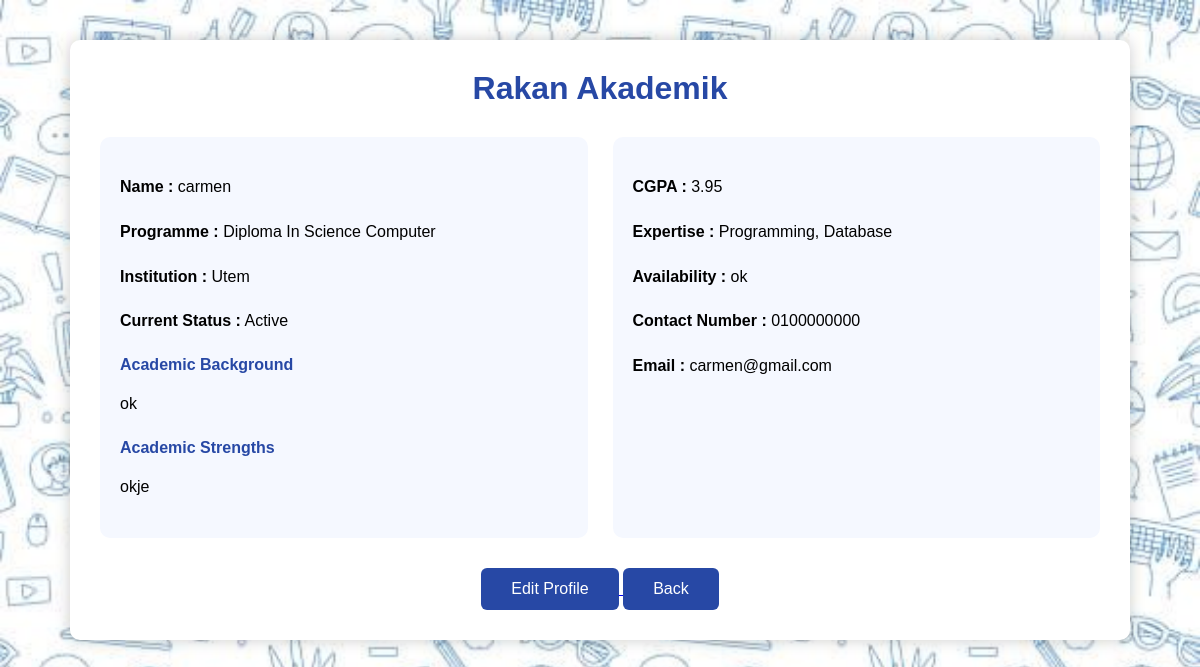
Screenshot of /rakan_view.php (signed in) with the database file from the repository.
### tables this page shows
CREATE TABLE `tutor` (
  `matricNoTutor` varchar(20) NOT NULL,
  `name` varchar(100) NOT NULL,
  `programme` varchar(100) NOT NULL,
  `institution` varchar(255) NOT NULL,
  `currentStatus` varchar(100) NOT NULL,
  `academicBackground` text NOT NULL,
  `academicStrengths` text NOT NULL,
  `cgpa` decimal(3,2) NOT NULL,
  `availability` varchar(100) NOT NULL,
  `contactNumber` varchar(20) NOT NULL,
  `email` varchar(100) NOT NULL,
  `matricNoStudent` varchar(20) NOT NULL,
  `expertise` varchar(100) NOT NULL
);

### rakan_view.php (the view, shortened to what this page needs)
<?php
include("db_connect.php");
$matricNoTutor = $_SESSION['matric'];
$sql = mysqli_query($conn, "
SELECT *
FROM tutor
WHERE matricNoTutor='$matricNoTutor'
");
$data = mysqli_fetch_assoc($sql);
$name = $data['name'];
$programme = $data['programme'];
$institution = $data['institution'];
$currentStatus = $data['currentStatus'];
$academicBackground = $data['academicBackground'];
$academicStrengths = $data['academicStrengths'];
$cgpa = $data['cgpa'];
$expertise = $data['expertise'];
$availability = $data['availability'];
$contactNumber = $data['contactNumber'];
$email = $data['email'];
?>
<!DOCTYPE html>
<html>
<head>
</head>
<body>
    <div class="container">
        <div class="title">
            Rakan Akademik
        </div>
        <div class="content">
            <div class="left">
                <p>
                    <strong>Name :</strong>
                    <?php echo htmlspecialchars($name); ?>
                </p>
                <p>
                    <strong>Programme :</strong>
                    <?php echo htmlspecialchars($programme); ?>
                </p>
                <p>
                    <strong>Institution :</strong>
                    <?php echo htmlspecialchars($institution); ?>
                </p>
                <p>
                    <strong>Current Status :</strong>
                    <?php echo htmlspecialchars($currentStatus); ?>
                </p>
                <div class="section-title">
                    Academic Background
                </div>
                <p>
                    <?php echo nl2br(htmlspecialchars($academicBackground)); ?>
                </p>
                <div class="section-title">
                    Academic Strengths
                </div>
                <p>
                    <?php echo nl2br(htmlspecialchars($academicStrengths)); ?>
                </p>
            </div>
            <div class="right">
                <p>
                    <strong>CGPA :</strong>
                    <?php echo htmlspecialchars($cgpa); ?>
                </p>
                <p>
                    <strong>Expertise :</strong>
                    <?php echo htmlspecialchars($expertise); ?>
                </p>
                <p>
                    <strong>Availability :</strong>
                    <?php echo nl2br(htmlspecialchars($availability)); ?>
                </p>
                <p>
                    <strong>Contact Number :</strong>
                    <?php echo htmlspecialchars($contactNumber); ?>
                </p>
                <p>
                    <strong>Email :</strong>
                    <?php echo htmlspecialchars($email); ?>
                </p>
            </div>
        </div>
        <div class="button">
            <a href="rakan_form.php">
                <button
                    type="button"
                    class="edit-btn">
                    Edit Profile
                </button>
            </a>
            <a href="dashboard.php">
                <button
                    type="button"
                    class="edit-btn">
                    Back
                </button>
            </a>
        </div>
    </div>
</body>
</html>

### rakan_view.php (style rules this page uses)
body { margin: 0; padding: 0; font-family: Arial; background: url('images/edubackground.jpg'); background-size: cover; }
.container { width: 1000px; margin: 40px auto; background: white; border-radius: 10px; padding: 30px; box-shadow: 0 0 15px rgba(0, 0, 0, .2); }
.title { text-align: center; color: #2748A5; font-size: 32px; font-weight: bold; margin-bottom: 30px; }
.content { display: flex; gap: 25px; }
.left, .right { flex: 1; background: #f5f8ff; padding: 20px; border-radius: 10px; }
p { line-height: 1.8; }
.section-title { font-weight: bold; color: #2748A5; margin-top: 20px; margin-bottom: 8px; }
.button { text-align: center; margin-top: 30px; }
.edit-btn { background: #2748A5; color: white; border: none; padding: 12px 30px; border-radius: 6px; cursor: pointer; font-size: 16px; }

### rows the page displays
tutor: name "carmen", programme "Diploma In Science Computer", institution "Utem", currentStatus "Active", academicBackground "ok", academicStrengths "okje", cgpa "3.95", expertise "Programming, Database", availability "ok", contactNumber "0100000000", email "carmen@gmail.com"
